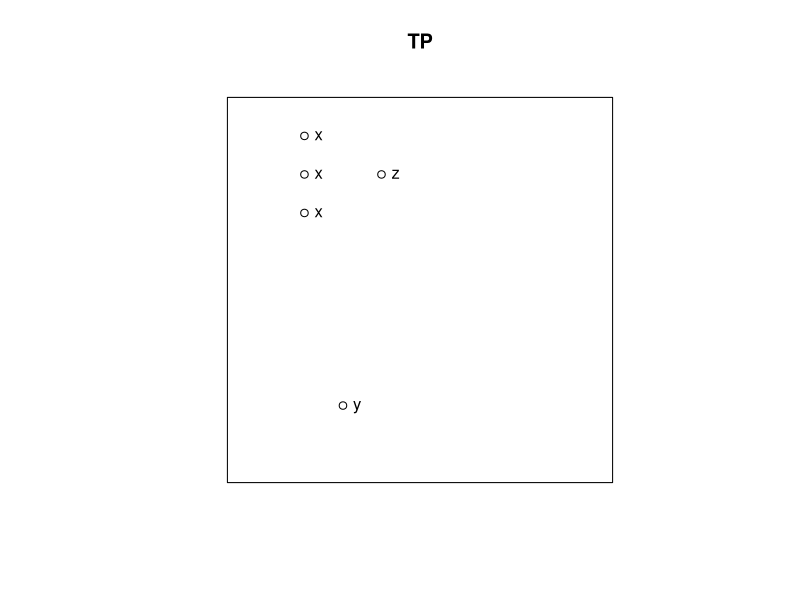

Recreate this plot in R. (Note: this script raises an error after producing the figure.)
library(spatstat)

TP = ppp(x=c(0.2,0.2,0.2,0.4,0.3),y=c(0.8,0.9,0.7,0.8,0.2))
plot(TP)
text(TP , labels= c("x","x","x","z","y"),pos=4)

X= matrix(c(0.2,0.8,0.2,0.9,0.2,0.7),byrow = T,3,2)

dXY = sum(sqrt(rowSums((X-c(0.3,0.2))^2)))
dYX = sum(sqrt(((X[3,]-c(0.3,0.2))^2)))

dXZ = sum(sqrt(rowSums((X-c(0.4,0.8))^2)))
dZX = sum(sqrt(((X[2,]-c(0.4,0.8))^2)))


dZY = sum(sqrt((c(0.3,0.2)-c(0.4,0.8))^2))
dYZ = sum(sqrt((c(0.3,0.2)-c(0.4,0.8))^2))
  dXZ+ dZX + dZY + dYZ -(dXY+ dYX)

  X2= matrix(c(0.2,0.8,0.2,0.9,0.2,0.7 ,0.1,0.7 ),byrow = T,4,2)

  
  dXY = sum(sqrt(rowSums((X2-c(0.3,0.2))^2)))
  dYX = sum(sqrt(((X2[3,]-c(0.3,0.2))^2)))
  
  dXZ = sum(sqrt(rowSums((X2-c(0.4,0.8))^2)))
  dZX = sum(sqrt(((X2[2,]-c(0.4,0.8))^2)))
  
  
  dZY = sum(sqrt((c(0.3,0.2)-c(0.4,0.8))^2))
  dYZ = sum(sqrt((c(0.3,0.2)-c(0.4,0.8))^2))
  dXZ+ dZX + dZY + dYZ >(dXY+ dYX)
  
  
  X3= matrix( c(XR$x,XR$y),byrow = F,3,2)
  YRc = c(YR$x,YR$y)
  ZRc =  c(ZR$x,ZR$y)
  
  dXY = sum(sqrt(rowSums((X3-YRc)^2)))
  dYX = sqrt(min(rowSums((X3-YRc)^2)))
  
  dXZ =  sum(sqrt(rowSums((X3-ZRc)^2)))
  dZX = sqrt(min(rowSums((X3-ZRc)^2)))
  
  
  dZY = sum(sqrt((YRc-ZRc)^2))
  dYZ = sum(sqrt((YRc-ZRc)^2))
  dXZ+ dZX + dZY + dYZ > (dXY+ dYX)
  
  
  
  LX = coords(XR)
  LY = coords(YR)
  FF = function(x){
    sqrt(x[1]^2 +x[2]^2)
  }
  result = 0
  n = XR$n
  for (i in c(1:n)){
    result = result+  min(apply(LY - c(LX[i,1:2]),1 , FUN = FF))
  }
  return(result)
  
  
  LY - c(LX[2,1:2])
  (X3-YRc)[2,]
  LY - c(X3[2,1:2])
